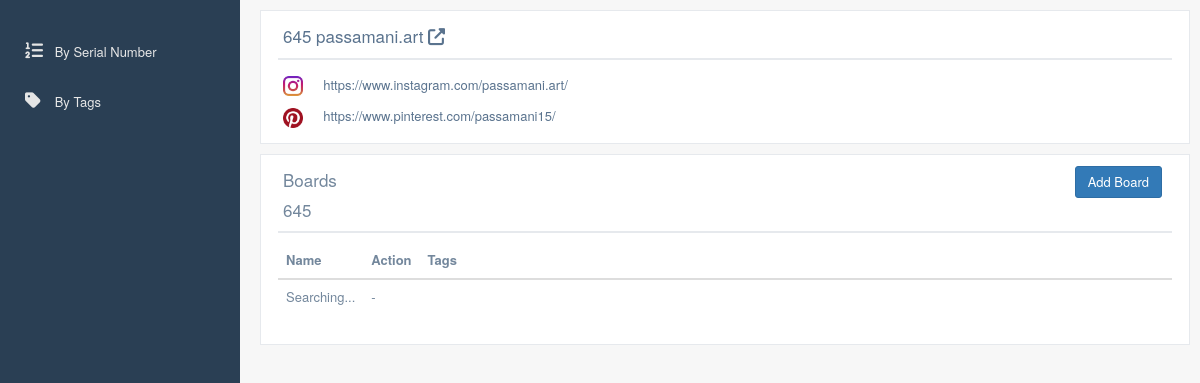
The app's page /artists/645 with its own data.
### artists/models.py (models this page shows, shortened)
class Artist(models.Model):
    name = models.CharField(max_length=64, null=True, blank=True)
    serial_number = models.PositiveIntegerField(null=False, unique=True)
    pinterest_page_url = models.URLField(max_length=128, null=True, blank=True)
    artstation_url = models.CharField(max_length=128, null=True, blank=True)
    behance_url = models.CharField(max_length=128, null=True, blank=True)
    deviantart_url = models.CharField(max_length=128, null=True, blank=True)
    facebook_url = models.CharField(max_length=128, null=True, blank=True)
    instagram_url = models.CharField(max_length=128, null=True, blank=True)
    pinterest_url = models.CharField(max_length=128, null=True, blank=True)
    pixiv_url = models.CharField(max_length=128, null=True, blank=True)
    tumblr_url = models.CharField(max_length=128, null=True, blank=True)
    twitter_url = models.CharField(max_length=128, null=True, blank=True)
    weibo_url = models.CharField(max_length=128, null=True, blank=True)
    other_url = models.CharField(max_length=128, null=True, blank=True)
    def as_dict(self):
        return {
            'name': self.name,
            'serial_number': f'{self.serial_number:03}',
            'pinterest_page_url': self.pinterest_page_url,
            'artstation_url': getUrlList(self.artstation_url),
            'behance_url': getUrlList(self.behance_url),
            'deviantart_url': getUrlList(self.deviantart_url),
            'facebook_url': getUrlList(self.facebook_url),
            'instagram_url': getUrlList(self.instagram_url),
            'pinterest_url': getUrlList(self.pinterest_url),
            'pixiv_url': getUrlList(self.pixiv_url),
            'tumblr_url': getUrlList(self.tumblr_url),
            'twitter_url': getUrlList(self.twitter_url),
            'weibo_url': getUrlList(self.weibo_url),
            'other_url': getUrlList(self.other_url),
        }

### pages/views.py (the view)
# urls.py: re_path(r'^artists/(?P<artist_number>[\d]+)$', ArtistDetailView.as_view()),
class ArtistDetailView(TemplateView):
    http_method_names = ['get']
    template_name = 'artist_details.html'
    def get_context_data(self, **kwargs):
        context = super(ArtistDetailView, self).get_context_data(**kwargs)
        serial_number = self.kwargs.get('artist_number')
        try:
            artist = Artist.objects.get(serial_number=serial_number)
        except Artist.DoesNotExist:
            context['error_message'] = 'Invalid artist id.'
            return context
        context['artist'] = artist.as_dict()
        print(artist.as_dict())
        category_objs = Category.objects.all().prefetch_related('tag_set')
        categories = []
        for c in category_objs:
            category_info = c.as_dict()
            category_info['tags'] = [t.as_simple_dict() for t in c.tag_set.all()]
            categories.append(category_info)
        context['categories'] = categories
        return context

### DisneyPinDirectory/utils.py (called while the page is built)
def getUrlList(str):
    urls = []
    if str:
        urls = str.split(',')
        if '' in urls:
            urls.remove('')
    return urls

### tags/models.py (called while the page is built)
    def as_dict(self):
        return {
            'name': self.name,
        }

    def as_simple_dict(self):
        return {
            'id': self.id,
            'name': self.name,
            'color': self.color,
        }

### pages/templates/artist_details.html (shortened to what this page needs)
{% extends 'base.html' %}
{% load static %}
{% load i18n %}
{% block css %}
<link href="{% static 'css/common/common.css' %}" rel="stylesheet">
<link href="{% static 'css/artists/details.css' %}" rel="stylesheet">
{% endblock %}
{% block content %}
{% if error_message %}
    <h2> ERROR: {{ error_message }} </h2>
{% else %}
    <div class="row">
        <div class="col-md-12 col-sm-12 col-xs-12">
            <div class="x_panel">
                <div class="x_title">
                    <a href={{artist.pinterest_page_url}} target="_blank">
                        <h2>{{artist.serial_number}} {{artist.name}}  <i class="fa fa-external-link"></i></h2>
                    </a>
                    <div class="clearfix"></div>
                </div>
                {% for url in artist.instagram_url %}
                    <div class="artist-url">
                        <img class="icon-img" src="../media/instagram.png"/>
                        <a href="{{url}}" target="_blank">{{url}}</a>
                        <br/>
                    </div>
                {% endfor %}
                {% for url in artist.pinterest_url %}
                    <div class="artist-url">
                        <img class="icon-img" src="../media/pinterest.png"/>
                        <a href="{{url}}" target="_blank">{{url}}</a>
                        <br/>
                    </div>
                {% endfor %}
            </div>
        </div>
    </div>
    <div class="row">
        <div class="col-md-12 col-sm-12 col-xs-12">
            <div class="x_panel">
                <div class="x_title">
                    <h2>Boards</h2>
                    <h2 id="artist-number" hidden>{{artist.serial_number}}</h2>
                    <div class="align-right-btn-div">
                        <button class="btn btn-primary btn-create btn-custom"
                            data-toggle="modal" data-target="#create-board-modal"
                        >
                            Add Board
                        </button>
                    </div>
                    <div class="clearfix"></div>
                </div>
                <div class="custom-table">
                    <table class="table table-hover">
                        <thead>
                            <tr>
                                <th style="width:5%">Name</th>
                                <th style="width:5%">Action</th>
                                <th>Tags</th>
                            </tr>
                        </thead>
                        <tbody id="board-table-content">
                        </tbody>
                    </table>
                </div>
            </div>
        </div>
    </div>
{% endif %}
{% endblock %}

### pages/static/css/base/base.css (style rules this page uses)
.custom-table { overflow: auto; border-top: 0px; border-bottom: 0px; border-color: white; }
.custom-table th, .custom-table td { white-space: nowrap; }
.btn-custom { width: max-content; font-size: small; margin: auto; }
.align-right-btn-div { display: flex; justify-content: flex-end; }
.align-right-btn-div .btn { margin: auto 5px auto 0px; }

### pages/static/css/common/common.css (style rules this page uses)
.icon-img { height: 20px; }

### pages/static/css/artists/details.css (style rules this page uses)
.artist-url { padding: 5px; }

### records on screen
Artist: name "passamani.art", instagram_url "https://www.instagram.com/passamani.art/", pinterest_url "https://www.pinterest.com/passamani15/"

### other values on screen
{{ artist.serial_number }} "645"
